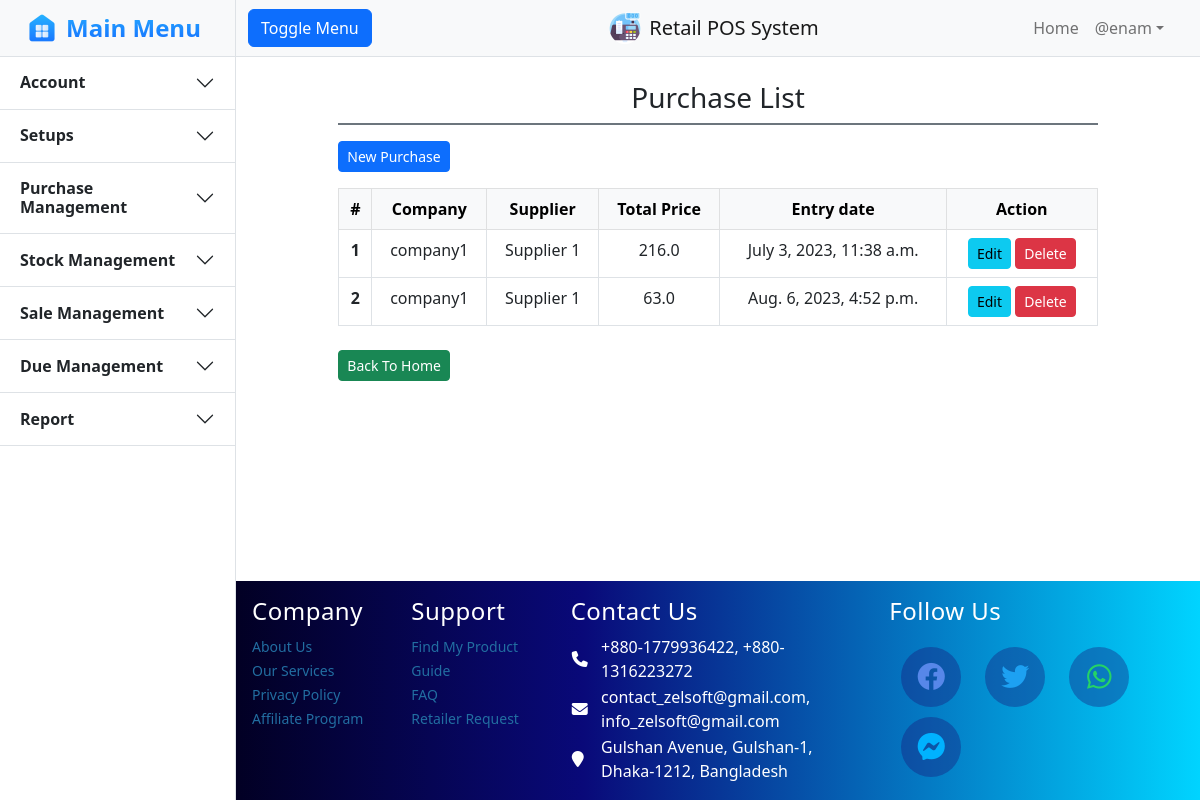
Page /purchase/index/ (signed in) on the committed database.
### core/models.py (models this page shows, shortened)
class Purchase(models.Model):
    user = models.ForeignKey(settings.AUTH_USER_MODEL, on_delete=models.PROTECT)
    company = models.ForeignKey(Company, on_delete=models.PROTECT)
    supplier = models.ForeignKey(Supplier, on_delete=models.PROTECT)
    invoice = models.CharField(max_length=100)
    totalPrice = models.FloatField()
    note = models.TextField(null=True, blank=True)
    entryDate = models.DateTimeField(null=True, blank=True)

class Company(models.Model):
    name = models.CharField(max_length=100)
    address = models.CharField(max_length=100)
    contact = PhoneNumberField(blank=True)
    def __str__(self):
        return self.name

class Supplier(models.Model):
    name = models.CharField(max_length=100)
    address = models.CharField(max_length=100)
    contact = PhoneNumberField(blank=True)
    def __str__(self):
        return self.name

### core/decorators.py (the view)
        def wrapper_func(request, *args, **kwargs):
            group = None
            if request.user.groups.exists():
                group = request.user.groups.all()[0].name
            else:
                return redirect("login")
            if group in allowed_roles:
                return view_func(request, *args, **kwargs)
            else:
                return HttpResponse("You are not authorized to access this page.!!")

### core/purchaseviews.py (called while the page is built)
@allowed_users(allowed_roles=['admin', 'operator'])
def purchaselist(request):
    context = {}
    context["dataset"] = Purchase.objects.all()
    return render(request, "purchase/index.html", context)

### static/templates/purchase/index.html (shortened to what this page needs)
{% extends 'core/base/base.html' %}
{% block body %}
    <section class="py-4 px-4">
		<div class="row">
			<div class="container col-sm-10">
                <div class="pb-2 d-flex justify-content-center align-items-center border-bottom border-secondary border-2">
					<h3 class="m-0 mx-2">Purchase List</h3>
				</div>
				<div class="mt-3">
					<a class="btn btn-sm btn-primary" href="{% url 'createpurchase' %}">New Purchase</a>
				</div>
                <div class="mt-3">
                    <table class="table table-bordered table-hover text-center">
                        <thead class="table-light">
                            <tr>
                                <th scope="col">#</th>
                                <th scope="col">Company</th>
                                <th scope="col">Supplier</th>
                                <th scope="col">Total Price</th>
                                <th scope="col">Entry date</th>
                                <th scope="col" class="text-center">Action</th>
                              </tr>
                        </thead>
                        <tbody>
                          {% for data in dataset %}
                            <tr>
                                <th scope="row">{{forloop.counter}}</th>
                                <td>{{data.company}}</td>
                                <td>{{data.supplier}}</td>
                                <td>{{data.totalPrice}}</td>
                                <td>{{data.entryDate}}</td>
								<td class="text-center">
									<a class="btn btn-sm btn-info" href="{% url 'editpurchase' data.id %}">Edit</a>
									<form method="POST" class="d-inline" onsubmit="return confirm('Are you sure you want to delete the record?');" action="{% url 'deletepurchase' %}">
										<button class="btn btn-sm btn-danger" type="submit" >Delete</button>
									</form>
								</td>
                            </tr>
                          {% endfor %}
                        </tbody>
                    </table>
                </div>
                <div class="">
                    <div class="col-md-12 text-left pt-2">
                        <a class="btn btn-success btn-sm" href="/home/">Back To Home</a>
                    </div>
				</div>
			</div>
		</div>
	</section>
{% endblock %}

### core/static/templates/core/base/base.html (shortened to what this page needs)
{% load static %}
<!DOCTYPE html>
<html lang="en">
    <head>
        <link rel="stylesheet" href="https://cdnjs.cloudflare.com/ajax/libs/font-awesome/6.2.0/css/all.min.css" />
        <link rel="stylesheet" href="https://cdn.jsdelivr.net/npm/bootstrap-icons@1.9.1/font/bootstrap-icons.css">
        <link href="https://cdn.jsdelivr.net/npm/bootstrap@5.2.1/dist/css/bootstrap.min.css" rel="stylesheet">
        <link href="{% static 'core\css\base.css' %}" rel="stylesheet" />
    </head>
    <body>
        <div class="d-flex" id="wrapper">
            <div class="border-end bg-white" id="sidebar-wrapper">
                <div class="sidebar-heading bg-light" style="padding: 8px 0px;">
                    <a href="/" style="padding: 2px;" class="d-flex justify-content-center align-items-center mb-3 mb-md-0 me-md-auto text-dark text-decoration-none">
                        <img src="{% static 'core\images\home.png' %}" alt="" width="32" height="32">
                        <span class="fs-4 fw-bold text-primary mx-2" height="40"
                            style="background: #27B0FF;
                            background: linear-gradient(to bottom, #27B0FF 0%, #187BFF 75%);
                            -webkit-background-clip: text;
                            -webkit-text-fill-color: transparent;">Main Menu</span>
                    </a>
                </div>
                <div class="accordion accordion-flush" id="accordionFlushExample" style="width: 235px;">
                    <div class="accordion-item">
                        <h2 class="accordion-header " id="flush-headingOne">
                            <button class="accordion-button fw-semibold collapsed" type="button" data-bs-toggle="collapse" data-bs-target="#flush-collapseOne" aria-expanded="false" aria-controls="flush-collapseOne">
                                Account
                            </button>
                        </h2>
                    </div>
                    <div class="accordion-item">
                        <h2 class="accordion-header" id="flush-headingTwo">
                            <button class="accordion-button fw-semibold collapsed" type="button" data-bs-toggle="collapse" data-bs-target="#flush-collapseTwo" aria-expanded="false" aria-controls="flush-collapseTwo">
                                Setups
                            </button>
                        </h2>
                    </div>
                    <div class="accordion-item">
                        <h2 class="accordion-header" id="flush-headingThree">
                            <button class="accordion-button fw-semibold collapsed" type="button" data-bs-toggle="collapse" data-bs-target="#flush-collapseThree" aria-expanded="false" aria-controls="flush-collapseThree">
                                Purchase Management
                            </button>
                        </h2>
                    </div>
                    <div class="accordion-item">
                        <h2 class="accordion-header" id="flush-headingStock">
                            <button class="accordion-button fw-semibold collapsed" type="button" data-bs-toggle="collapse" data-bs-target="#flush-collapseStock" aria-expanded="false" aria-controls="flush-collapseStock">
                                Stock Management
                            </button>
                        </h2>
                    </div>
                    <div class="accordion-item">
                        <h2 class="accordion-header" id="flush-headingFour">
                            <button class="accordion-button fw-semibold collapsed" type="button" data-bs-toggle="collapse" data-bs-target="#flush-collapseFour" aria-expanded="false" aria-controls="flush-collapseFour">
                                Sale Management
                            </button>
                        </h2>
                    </div>
                    <div class="accordion-item">
                        <h2 class="accordion-header" id="flush-headingFive">
                            <button class="accordion-button fw-semibold collapsed" type="button" data-bs-toggle="collapse" data-bs-target="#flush-collapseFive" aria-expanded="false" aria-controls="flush-collapseFive">
                                Due Management
                            </button>
                        </h2>
                    </div>
                    <div class="accordion-item">
                        <h2 class="accordion-header" id="flush-headingSix">
                            <button class="accordion-button fw-semibold collapsed" type="button" data-bs-toggle="collapse" data-bs-target="#flush-collapseSix" aria-expanded="false" aria-controls="flush-collapseSix">
                                Report
                            </button>
                        </h2>
                    </div>
                </div>
            </div>
            <div id="page-content-wrapper" style="min-height: 100vh; margin:0; display:flex; flex-direction:column;">
                <nav class="navbar navbar-expand-lg navbar-light bg-light border-bottom">
                    <div class="container-fluid">
                        <div class="col-4">
                            <button class="btn btn-primary" id="sidebarToggle">Toggle Menu</button>
                        </div>
                        <div class="col-4 d-flex justify-content-center align-items-center text-center">
                            <img src="{% static 'core\images\pos1.png' %}" alt="" width="32" height="32">
                            <a class="navbar-brand mx-2" href="/home/">Retail POS System</a>
                        </div>
                        <div class="col-4 collapse navbar-collapse" id="navbarSupportedContent">
                            <ul class="navbar-nav ms-auto me-3 mt-2 mt-lg-0">
                                <li class="nav-item active"><a class="nav-link" href="/home/">Home</a></li>
                                {% if user.is_authenticated %}
                                    <li class="nav-item dropdown">
                                        <a class="nav-link dropdown-toggle" id="navbarDropdown" href="#" role="button" data-bs-toggle="dropdown" aria-haspopup="true" aria-expanded="false">@{{user.username}}</a>
                                    </li>
                                {% else %}
                                    <div class="d-flex justify-content-center ">
                                        <a class="btn btn-success mx-1" href="{% url 'login' %}">Log In</a>
                                    </div>
                                {% endif %}
                            </ul>
                        </div>
                    </div>
                </nav>
                <div class="" style="flex:1;">
                    {% block body %}{% endblock %}
                </div>
                <div class="" id="footer">
                    <footer class="" style="background: linear-gradient(90deg, rgba(2,0,36,1) 0%, rgba(9,9,121,1) 36%, rgba(0,212,255,1) 100%)!important;">
                        <div class="container text-white p-3 text-white">
                            <div class="row">
                                <div class="foot col-lg-2 col-md-2 col-sm-6">
                                    <h4>Company</h4>
                                    <ul class="list-unstyled">
                                        <li><a href="#">About Us</a></li>
                                        <li><a href="#">Our Services</a></li>
                                        <li><a href="#">Privacy Policy</a></li>
                                        <li><a href="#">Affiliate Program</a></li>
                                    </ul>
                                </div>
                                <div class="foot col-lg-2 col-md-2 col-sm-6">
                                    <h4>Support</h4>
                                    <ul class="list-unstyled">
                                        <li><a href="#">Find My Product</a></li>
                                        <li><a href="#">Guide</a></li>
                                        <li><a href="#">FAQ</a></li>
                                        <li><a href="#">Retailer Request</a></li>
                                    </ul>
                                </div>
                                <div class="foot foot2 col-lg-4 col-md-2 col-sm-6">
                                    <h4>Contact Us</h4>
                                    <table border="0" class="pt-3">
                                        <tr>
                                            <th width="10%"><i class="fa fa-phone" aria-hidden="true"></i></th>
                                            <td> +880-1779936422, +880-1316223272</td>
                                        </tr>
                                        <tr>
                                            <th width="10%"><i class="fa fa-envelope" aria-hidden="true"></i></th>
                                            <td> contact_zelsoft@gmail.com, info_zelsoft@gmail.com</td>
                                        </tr>
                                        <tr>
                                            <th width="10%"><i class="fa fa-map-marker" aria-hidden="true"></i></th>
                                            <td> Gulshan Avenue, Gulshan-1, Dhaka-1212, Bangladesh</td>
                                        </tr>
                                    </table>
                                </div>
                                <div class="foot foot2 col-lg-4 col-md-4 col-sm-6">
                                    <h4>Follow Us</h4>
                                    <ul class="social-icons nav justify-content-right mt-3">
                                        <li class="nav-item"><a class="nav-link social link" href="#"><i class="fab fa-facebook fa-2x mt-2" style="color: #5787e9" aria-hidden="true"></i></a></li>
                                        <li class="nav-item"><a class="nav-link social link" href="#"><i class="fab fa-twitter fa-2x mt-2" style="color: #1DA1F2" aria-hidden="true"></i></a></li>
                                        <li class="nav-item"><a class="nav-link social link" href="#"><i class="fab fa-whatsapp fa-2x mt-2" style="color: #25D366" aria-hidden="true"></i></a></li>
                                        <li class="nav-item"><a class="nav-link social link" href="#"><i class="fab fa-facebook-messenger fa-2x mt-2" style="color: #00B2FF" aria-hidden="true"></i></a></li>
                                    </ul>
                                </div>
                            </div>
                        </div>
                    </footer>
                </div>
            </div>
        </div>
    </body>
</html>

### static/core/css/base.css (style rules this page uses)
.foot h4 { position: relative; color: white; text-decoration: none; font-size: 24px; letter-spacing: 0.5px; }
.foot h4::after { content: ""; position: absolute; background-color: #ff3c78; height:3px; width: 0; left: 0; bottom: -5px; transition: 0.3s; }
.foot ul li a { color: rgb(34, 110, 161); text-decoration: none; font-size: 14px; transition: o.3s; }
.foot2 ul li { margin: 5px 12px; }
.foot2 ul li a { position: relative; display: block; width: 60px; height: 60px; line-height: 40px; text-align: center; border-radius: 50%; background: rgba(27, 12, 112, 0.349); }
.foot2 ul li a::before { content: ''; position: absolute; top: 0; left: 0; width: 100%; height: 100%; border-radius: 50%; background: rgb(29, 30, 105); transition: 0.5s; transform: scale(.9); z-index: -1; }
#wrapper { overflow-x: hidden; }
#sidebar-wrapper { min-height: 100vh; margin-left: -235px; transition: margin 0.25s ease-out; }
#sidebar-wrapper .sidebar-heading { padding: 0.875rem 1.25rem; font-size: 1.2rem; }
#page-content-wrapper { min-width: 100vw; }
@media (min-width: 768px) { #sidebar-wrapper { margin-left: 0; } }
@media (min-width: 768px) { #page-content-wrapper { min-width: 0; width: 100%; } }

### rows in the picture
Purchase: company "company1", supplier "Supplier 1", totalPrice "216.0", entryDate "July 3, 2023, 11:38 a.m."
Purchase: company "company1", supplier "Supplier 1", totalPrice "63.0", entryDate "Aug. 6, 2023, 4:52 p.m."

### other values in the picture
{{ user.username }} "enam"
